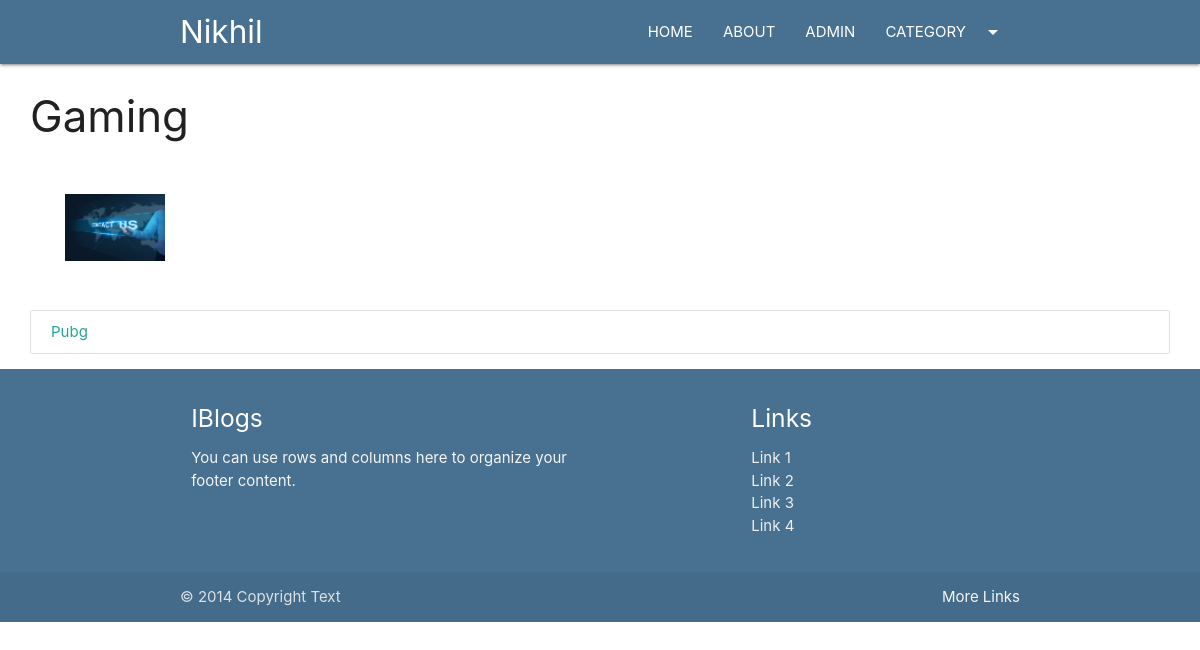
Screenshot of /category/gaming with the database file from the repository.
### iblog/models.py (models this page shows, shortened)
class Category(models.Model):
    cat_id = models.AutoField(primary_key=True)
    title = models.CharField(max_length=100)
    description = models.TextField()
    url = models.CharField(max_length=100)
    image = models.ImageField(upload_to='category/')
    add_date = models.DateTimeField(auto_now_add=True, null=True)

class Post(models.Model):
    post_id = models.AutoField(primary_key=True)
    title = models.CharField(max_length=200)
    content = HTMLField()
    url = models.CharField(max_length=100)
    cat = models.ForeignKey(Category, on_delete=models.CASCADE)
    image = models.ImageField(upload_to='post/')

### iblog/views.py (the view)
# urls.py: path('category/<slug:url>', category)
def category(request, url):
    cat = Category.objects.get(url=url)
    posts = Post.objects.filter(cat=cat)
    return render(request, "category.html", {'cat': cat, 'posts': posts})

### templates/category.html (shortened to what this page needs)
{%extends 'base.html' %}
{%block content%}
<div class="container-custom">
    <h3>{{cat.title}}</h3>
    <div class="img-container">
        <img src="/media/{{cat.image}}" class="responsive-img" style="max-height:450px;width:100px; margin: 35px;"
             alt="">
    </div>
    <div class="collection">
        {%for p in posts %}
        <a href="/blog/{{p.url}}" class="collection-item">{{p.title}}</a>
        {% empty %}
        <h3>No posts in this category</h3>
        {%endfor%}
    </div>
</div>
{%endblock%}

### static/css/style.css (style rules this page uses)
.container-custom { width:95%!important; margin:auto; }

### rows the page displays
Category: title "Gaming", image (picture)
Post: title "Pubg"
